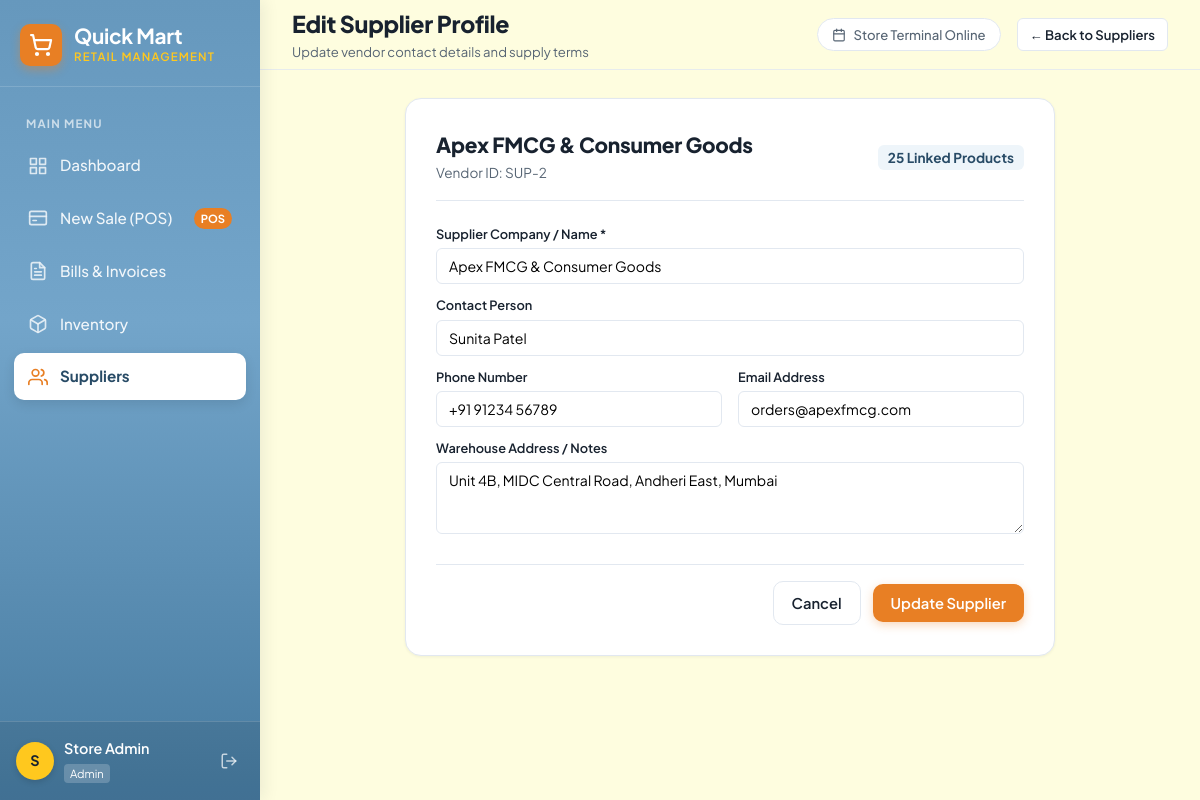
Page /suppliers/edit/2 (signed in) on the committed database.
### store/models.py (models this page shows, shortened)
class User(models.Model):
    name = models.CharField(max_length=100)
    email = models.CharField(max_length=120, unique=True)
    password_hash = models.CharField(max_length=255)
    role = models.CharField(max_length=50, default='cashier')
    created_at = models.DateTimeField(default=timezone.now)
    class Meta:
        managed = False
        db_table = 'users'
    @property
    def is_authenticated(self):
        return True

class Supplier(models.Model):
    name = models.CharField(max_length=150)
    contact_person = models.CharField(max_length=100, null=True, blank=True)
    phone = models.CharField(max_length=25, null=True, blank=True)
    email = models.CharField(max_length=120, null=True, blank=True)
    address = models.TextField(null=True, blank=True)
    created_at = models.DateTimeField(default=timezone.now)
    class Meta:
        managed = False
        db_table = 'suppliers'

### store/views/suppliers_views.py (the view, shortened to what this page needs)
@login_required
def edit(request, id):
    supplier = get_object_or_404(Supplier, id=id)
    return render(request, 'suppliers/edit.html', {'supplier': supplier})

### store/views/auth_views.py (called while the page is built)
def login_required(view_func):
    @wraps(view_func)
    def _wrapped_view(request, *args, **kwargs):
        if not getattr(request.user, 'is_authenticated', False):
            login_url = reverse('auth:login')
            next_url = request.get_full_path()
            return redirect(f"{login_url}?next={next_url}")
        return view_func(request, *args, **kwargs)
    return _wrapped_view

### templates/suppliers/edit.html (shortened to what this page needs)
{% extends "base.html" %}
{% load static quickmart_tags %}
{% block page_heading %}Edit Supplier Profile{% endblock %}
{% block page_subheading %}Update vendor contact details and supply terms{% endblock %}
{% block topbar_actions %}
  <a href="{% url 'suppliers:index' %}" class="btn btn-secondary btn-sm">
    &larr; Back to Suppliers
  </a>
{% endblock %}
{% block content %}
<div style="max-width: 650px; margin: 0 auto;">
  <div class="table-card" style="padding: 30px;">
    <div style="display: flex; align-items: center; justify-content: space-between; margin-bottom: 24px; padding-bottom: 16px; border-bottom: 1px solid var(--color-border);">
      <div>
        <h2 style="font-size: 1.3rem; font-weight: 800;">{{ supplier.name }}</h2>
        <span style="font-size: 0.85rem; color: var(--color-dark-muted);">Vendor ID: SUP-{{ supplier.id }}</span>
      </div>
      <div>
        <span style="background-color: var(--color-blue-light); color: var(--color-blue-deep); padding: 4px 10px; border-radius: var(--radius-sm); font-size: 0.85rem; font-weight: 700;">
          {{ supplier.products.count }} Linked Products
        </span>
      </div>
    </div>
    <form method="POST" action="{% url 'suppliers:edit' supplier.id %}">
      <div class="form-group">
        <label class="form-label">Supplier Company / Name *</label>
        <input type="text" name="name" class="form-control" value="{{ supplier.name }}" required>
      </div>
      <div class="form-group">
        <label class="form-label">Contact Person</label>
        <input type="text" name="contact_person" class="form-control" value="{{ supplier.contact_person|default:'' }}" placeholder="e.g. Rajesh Sharma">
      </div>
      <div style="display: grid; grid-template-columns: 1fr 1fr; gap: 16px;">
        <div class="form-group">
          <label class="form-label">Phone Number</label>
          <input type="tel" name="phone" class="form-control" value="{{ supplier.phone|default:'' }}" placeholder="+91 98765 43210">
        </div>
        <div class="form-group">
          <label class="form-label">Email Address</label>
          <input type="email" name="email" class="form-control" value="{{ supplier.email|default:'' }}" placeholder="vendor@example.com">
        </div>
      </div>
      <div class="form-group">
        <label class="form-label">Warehouse Address / Notes</label>
        <textarea name="address" class="form-control" rows="3">{{ supplier.address|default:'' }}</textarea>
      </div>
      <div style="display: flex; align-items: center; justify-content: flex-end; gap: 12px; margin-top: 24px; padding-top: 16px; border-top: 1px solid var(--color-border);">
        <a href="{% url 'suppliers:index' %}" class="btn btn-secondary">Cancel</a>
        <button type="submit" class="btn btn-primary">Update Supplier</button>
      </div>
    </form>
  </div>
</div>
{% endblock %}

### templates/base.html (shortened to what this page needs)
{% load static %}<!DOCTYPE html>
<html lang="en">
<head>
  <link rel="stylesheet" href="{% static 'css/main.css' %}">
</head>
<body>
  <div class="app-layout">
    {% if user.is_authenticated %}
    <aside class="sidebar">
      <div class="sidebar-header">
        <div class="brand-badge">
          <div class="brand-icon">
            <svg width="24" height="24" viewBox="0 0 24 24" fill="none" stroke="currentColor" stroke-width="2.2" stroke-linecap="round" stroke-linejoin="round">
              <circle cx="8" cy="21" r="1"/>
              <circle cx="19" cy="21" r="1"/>
              <path d="M2.05 2.05h2l2.66 12.42a2 2 0 0 0 2 1.58h9.78a2 2 0 0 0 1.95-1.57l1.65-7.43H5.12"/>
            </svg>
          </div>
          <div>
            <div class="brand-title">Quick Mart</div>
            <div class="brand-subtitle">Retail Management</div>
          </div>
        </div>
      </div>
      <nav class="sidebar-nav">
        <span class="nav-label">Main Menu</span>
        <a href="{% url 'dashboard:index' %}" class="nav-item {% if request.resolver_match and request.resolver_match.app_name == 'dashboard' %}active{% endif %}">
          <svg viewBox="0 0 24 24" fill="none" stroke="currentColor" stroke-width="2" stroke-linecap="round" stroke-linejoin="round">
            <rect x="3" y="3" width="7" height="7"/>
            <rect x="14" y="3" width="7" height="7"/>
            <rect x="14" y="14" width="7" height="7"/>
            <rect x="3" y="14" width="7" height="7"/>
          </svg>
          <span>Dashboard</span>
        </a>
        <a href="{% url 'billing:new_bill' %}" class="nav-item {% if request.resolver_match and request.resolver_match.view_name == 'billing:new_bill' %}active{% endif %}">
          <svg viewBox="0 0 24 24" fill="none" stroke="currentColor" stroke-width="2" stroke-linecap="round" stroke-linejoin="round">
            <rect x="2" y="4" width="20" height="16" rx="2"/>
            <line x1="2" y1="10" x2="22" y2="10"/>
            <line x1="6" y1="15" x2="10" y2="15"/>
          </svg>
          <span>New Sale (POS)</span>
          <span class="nav-badge">POS</span>
        </a>
        <a href="{% url 'billing:index' %}" class="nav-item ">
          <span>Bills & Invoices</span>
        </a>
        <a href="{% url 'inventory:index' %}" class="nav-item {% if request.resolver_match and request.resolver_match.app_name == 'inventory' %}active{% endif %}">
          <span>Inventory</span>
        </a>
        <a href="{% url 'suppliers:index' %}" class="nav-item {% if request.resolver_match and request.resolver_match.app_name == 'suppliers' %}active{% endif %}">
          <svg viewBox="0 0 24 24" fill="none" stroke="currentColor" stroke-width="2" stroke-linecap="round" stroke-linejoin="round">
            <path d="M17 21v-2a4 4 0 0 0-4-4H5a4 4 0 0 0-4 4v2"/>
            <circle cx="9" cy="7" r="4"/>
            <path d="M23 21v-2a4 4 0 0 0-3-3.87"/>
            <path d="M16 3.13a4 4 0 0 1 0 7.75"/>
          </svg>
          <span>Suppliers</span>
        </a>
      </nav>
      <div class="sidebar-footer">
        <div class="user-profile-card">
          <div class="user-avatar">
            {{ user.name.0|upper }}
          </div>
          <div class="user-meta">
            <div class="user-name" title="{{ user.name }}">{{ user.name }}</div>
            <span class="user-role-badge">{{ user.role }}</span>
          </div>
          <a href="{% url 'auth:logout' %}" class="btn-logout" title="Log Out" id="logout-btn">
            <svg width="18" height="18" viewBox="0 0 24 24" fill="none" stroke="currentColor" stroke-width="2" stroke-linecap="round" stroke-linejoin="round">
              <path d="M9 21H5a2 2 0 0 1-2-2V5a2 2 0 0 1 2-2h4"/>
              <polyline points="16 17 21 12 16 7"/>
              <line x1="21" y1="12" x2="9" y2="12"/>
            </svg>
          </a>
        </div>
      </div>
    </aside>
    {% endif %}
    <div class="main-content {% if not user.is_authenticated %}full-width{% endif %}">
      {% if user.is_authenticated %}
      <header class="topbar">
        <div class="topbar-left">
          <div>
            <h1 class="page-title">{% block page_heading %}Dashboard{% endblock %}</h1>
            <div class="page-subtitle">{% block page_subheading %}Welcome to Quick Mart Retail Management{% endblock %}</div>
          </div>
        </div>
        <div class="topbar-right">
          <div class="current-date-pill">
            <svg width="14" height="14" viewBox="0 0 24 24" fill="none" stroke="currentColor" stroke-width="2" stroke-linecap="round" stroke-linejoin="round">
              <rect x="3" y="4" width="18" height="18" rx="2" ry="2"/>
              <line x1="16" y1="2" x2="16" y2="6"/>
              <line x1="8" y1="2" x2="8" y2="6"/>
              <line x1="3" y1="10" x2="21" y2="10"/>
            </svg>
            <span id="current-live-date">Store Terminal Online</span>
          </div>
          {% block topbar_actions %}{% endblock %}
        </div>
      </header>
      {% endif %}
      <main class="page-body">
        {% if not_found %}
          <div style="text-align: center; padding: 60px 20px;">
            <h2 style="font-size: 2.5rem; color: var(--color-orange); margin-bottom: 12px;">404</h2>
            <p style="font-size: 1.1rem; color: var(--color-dark-muted); margin-bottom: 24px;">The page you are looking for does not exist in Quick Mart.</p>
            <a href="{% url 'dashboard:index' %}" class="btn btn-primary">Return to Dashboard</a>
          </div>
        {% else %}
          {% block content %}{% endblock %}
        {% endif %}
      </main>
    </div>
  </div>
</body>
</html>

### rows in the picture
User: name.0 "S", name "Store Admin", role "Admin"
Supplier: name "Apex FMCG & Consumer Goods", id "2", products.count "25", contact_person "Sunita Patel", phone "+91 91234 56789", email "orders@apexfmcg.com", address "Unit 4B, MIDC Central Road, Andheri East, Mumbai"
